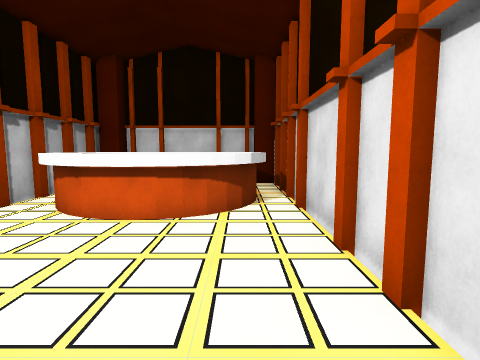
[1] (above)

12 first-person views from a walk through a Unity game level. The camera is 1.5 m above the floor, tilts 6° down and sees 80° across. The floor is counted in squares, 1 m on a side. Each view is taken from the middle of a square. On the plan, view 1 faces up. The plan holds only what a view shows up to about 14 squares ahead; the rest is blank. The place goes on beyond the plan. The player character is not drawn.

[2]
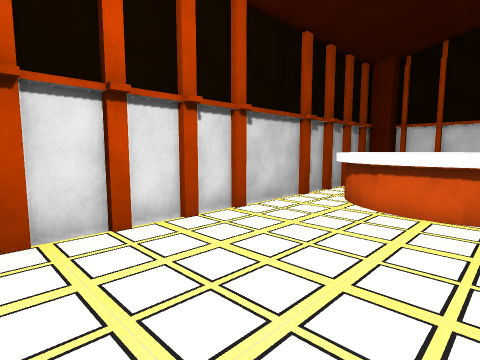

[3]
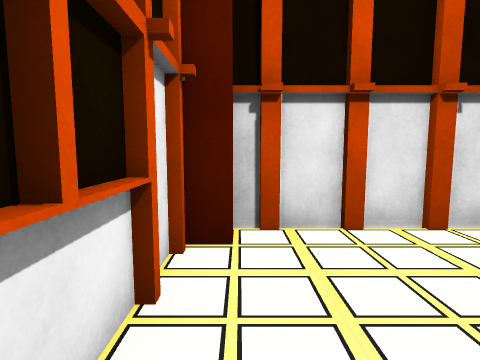

[4]
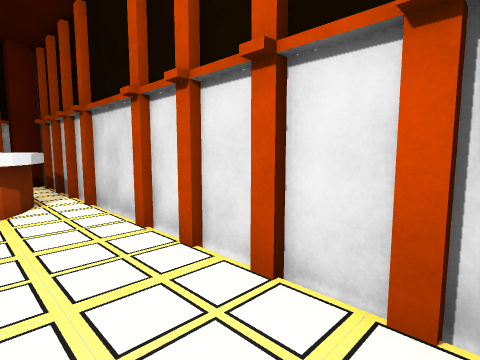

[5]
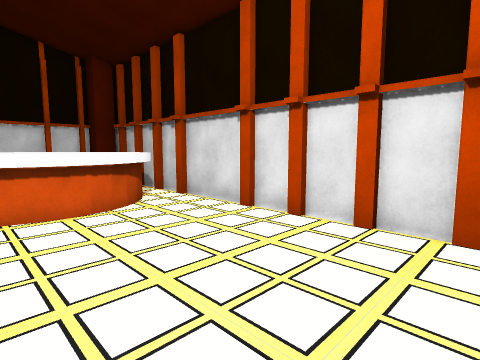

[6]
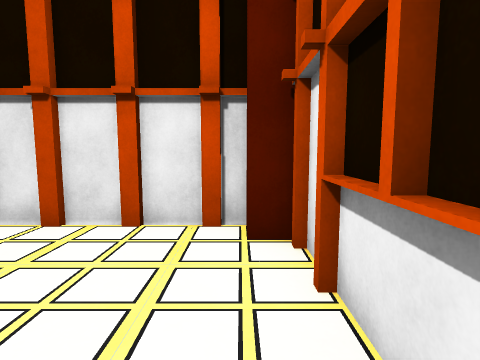

[7]
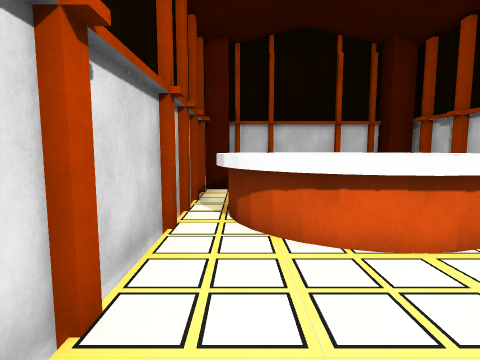

[8]
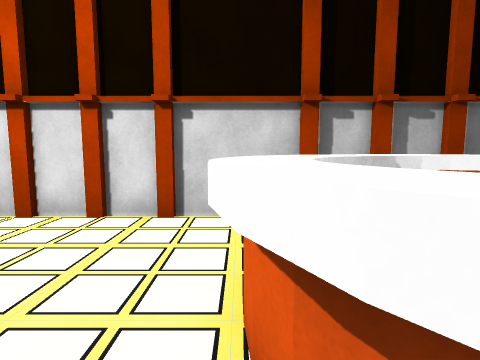

[9]
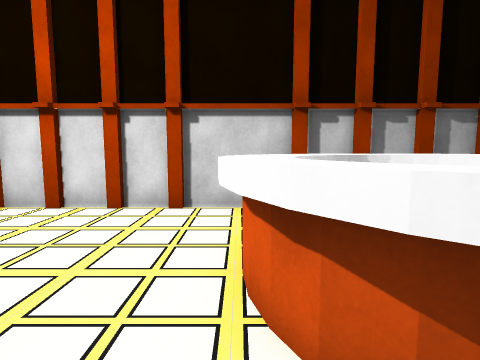

[10]
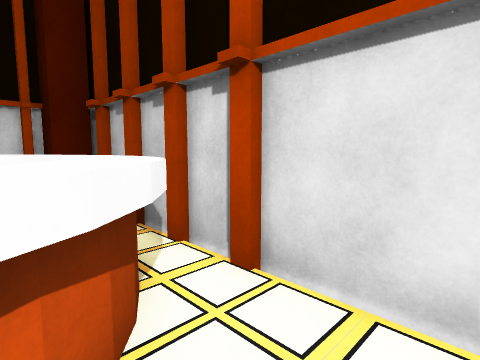

[11]
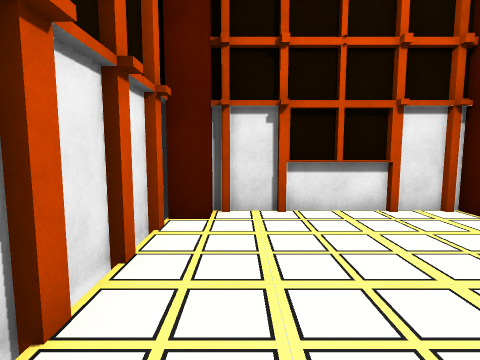

[12]
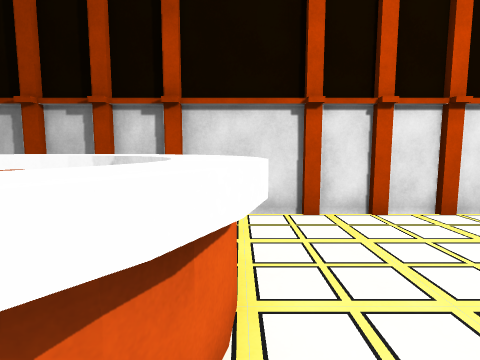

### Floor plan
Key: @ floor where view 1 was taken; # wall or solid block; . floor; ^ raised ledge.
Columns run from 7 left of view 1 to 2 right of it. Each row starts with its distance up from view 1.
 10 ##^^  #^##
  9 ##^    ^^#
  8 ##^.   ^.#
  7 #.^^^^^^.#
  6 #..^^^^..#
  5 #........#
  4 ##.......#
  3 ##.......#
  2 #........#
  1 #........#
  0 #......@.#
 -1 ##......##
 -2  #########

Where each view was taken, in squares from view 1:
view 1: 0 up, 0 right, facing up
view 2: 1 down, 1 left, facing up-left
view 3: 1 down, 1 left, facing left
view 4: 1 down, 1 left, facing up-right
view 5: 1 down, 4 left, facing up-right
view 6: 1 down, 4 left, facing right
view 7: 2 up, 5 left, facing up
view 8: 6 up, 0 right, facing left
view 9: 6 up, 1 right, facing left
view 10: 5 up, 1 left, facing up-right
view 11: 5 up, 0 right, facing down
view 12: 6 up, 5 left, facing right
